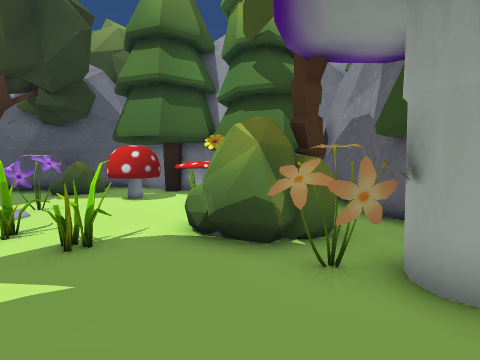
[1] (above)

23 first-person views from a walk through a 3-D level made in the Unity game engine. The camera is 1.5 m above the floor, tilts 4° down and sees 90° across. The floor is counted in squares, 1 m on a side. Each view is taken from the middle of a square. On the plan, view 1 faces up. The plan holds only what a view shows up to about 13 squares ahead; the rest is blank. The place goes on beyond the plan. Some animated figures are not drawn.

[2]
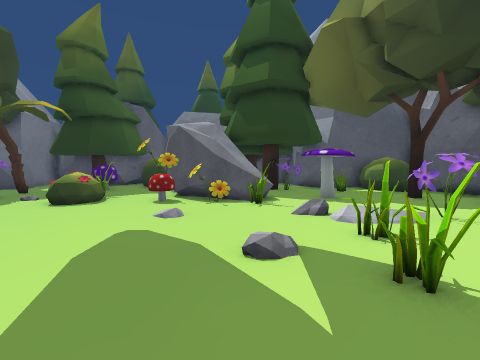

[3]
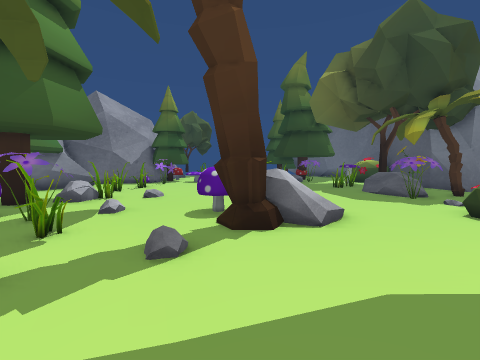

[4]
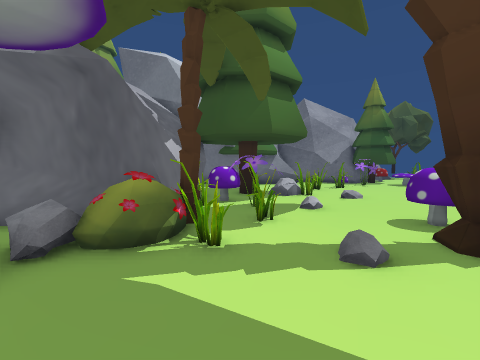

[5]
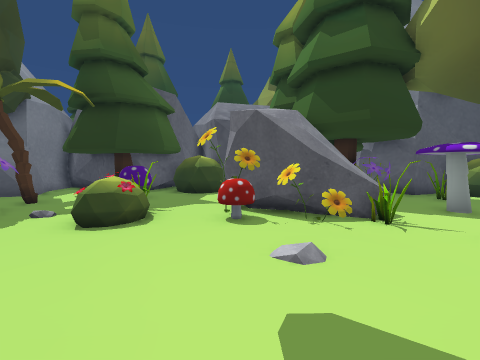

[6]
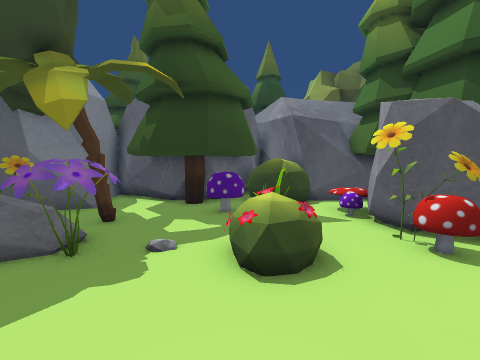

[7]
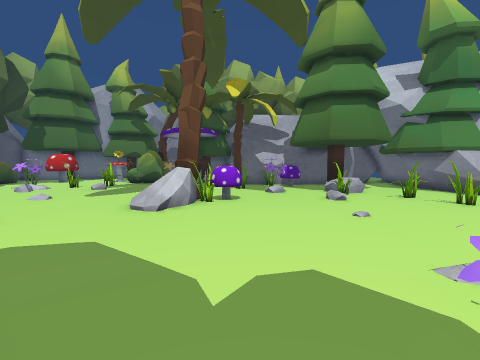

[8]
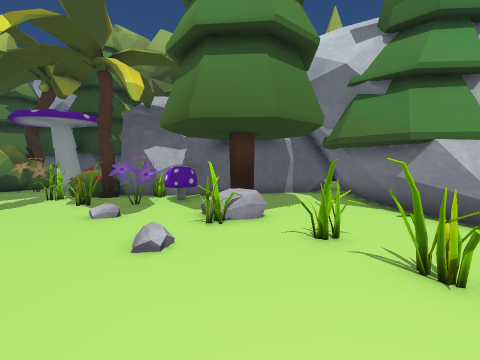

[9]
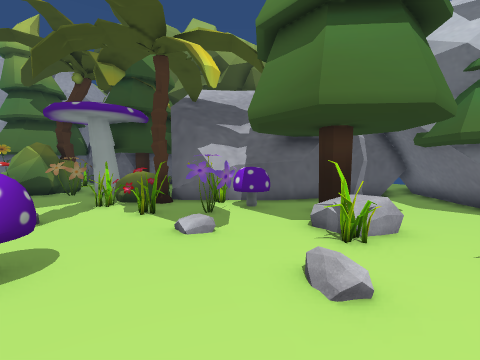

[10]
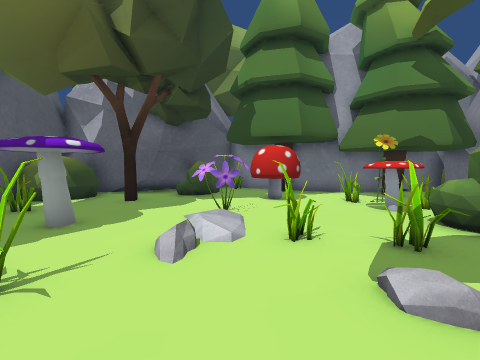

[11]
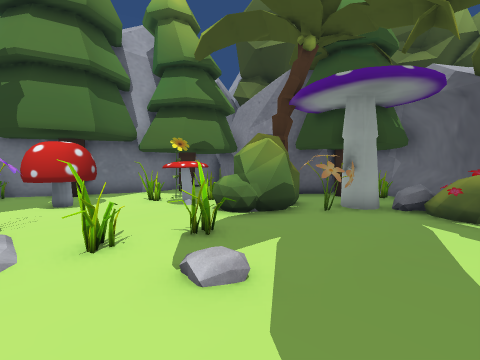

[12]
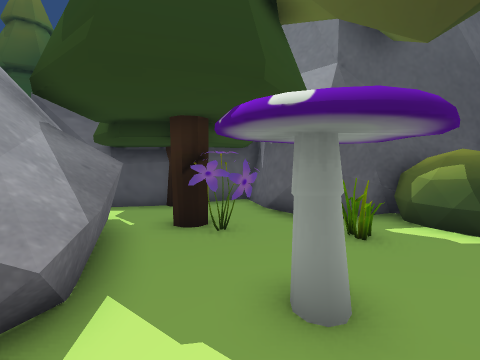

[13]
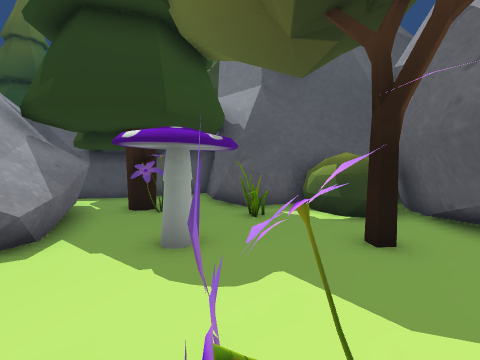

[14]
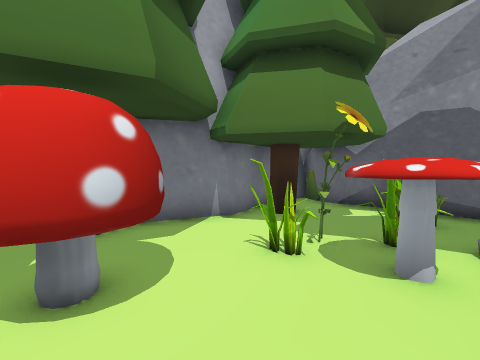

[15]
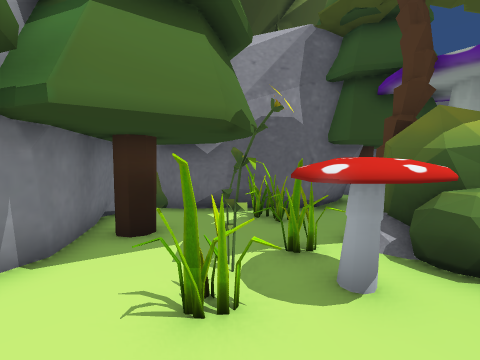

[16]
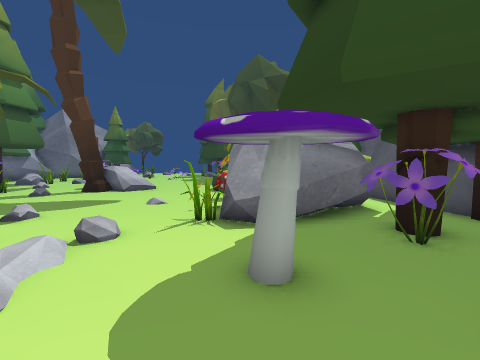

[17]
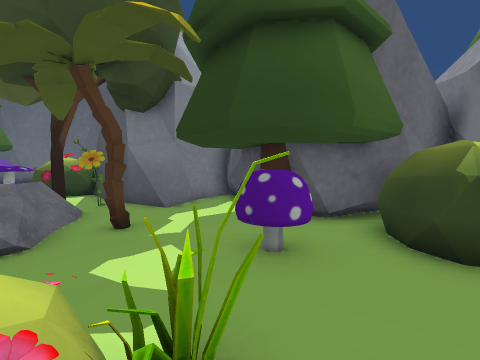

[18]
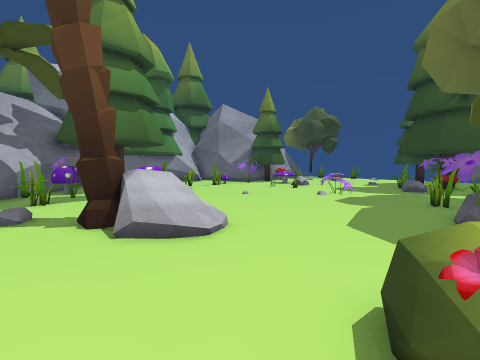

[19]
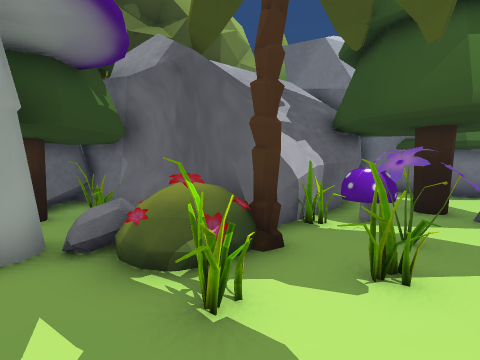

[20]
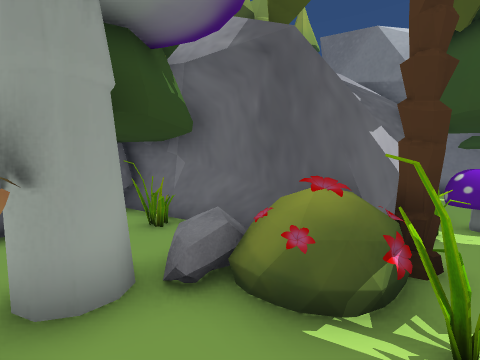

[21]
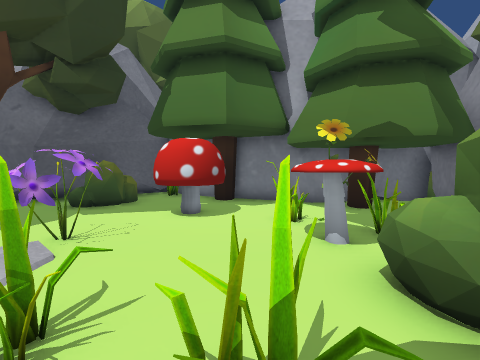

[22]
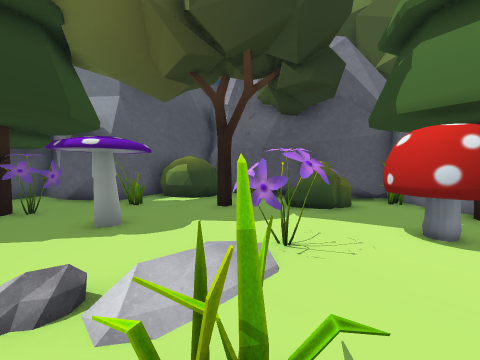

[23]
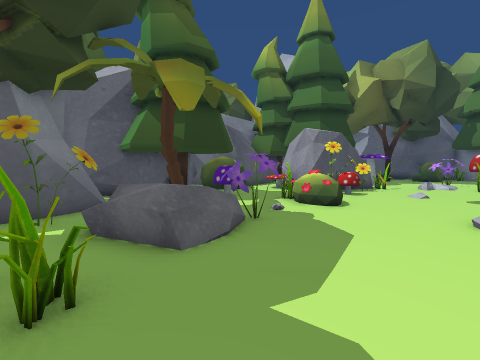

### Floor plan
Key: @ floor where view 1 was taken; # wall or solid block; . main floor; : floor 0.25 m higher than the main floor; + floor 0.5 m higher than the main floor; * floor 1 m higher than the main floor; / step, stairs or slope; = window, fence, low wall or low ledge; ^ raised ledge; T tree; M mushroom; F flower; R rock.
Columns run from 18 left of view 1 to 11 right of it. Each row starts with its distance up from view 1.
 13     #   ###...T###  ####
 12     #######......####.##
 11    ######....MM....T..#
 10    ###=......MM.......#
  9    ##.............F...#
  8    ##......FF...MM....#
  7    ##......F.....M#R..#
  6 ####....M..:.....^##T.##
  5 ##..FF...........####.#####
  4 ##..TF.....:......##...T.##
  3  ##.T.RRR..........F##...#
  2   #.RRRRR............RR.##
  1   #RRRRRF............FR##
  0   #.MMRRF..:......@..  #
 -1   #..MMRMF...........T##
 -2   ##.............:...T.##
 -3   ##....................#
 -4 ####....FF..../R##...FFM##
 -5 ###..M..FF.../ RM......M.###
 -6  ##..M......../............###
 -7   #T....................TT...#
 -8   #...................RR.....#
 -9  ##...T.FF........../..R....##
-10  #......*+.................###
-11 #####.. *R.................##
-12 #####.F//.................##
-13     ##........F..........=^

Positions as (right, up) in squares from view 1, and headings:
1: (0, 0), facing up
2: (0, 2), facing left
3: (-2, 2), facing down
4: (-2, 2), facing down-right
5: (-3, -1), facing left
6: (-5, -5), facing left
7: (-8, -13), facing up-right
8: (0, -13), facing up-right
9: (-1, -10), facing up-right
10: (-6, 0), facing up
11: (-6, 0), facing up-right
12: (-8, 5), facing left
13: (-6, 7), facing left
14: (-5, 7), facing up-right
15: (-4, 9), facing right
16: (-10, 9), facing down
17: (-10, -3), facing down-left
18: (-9, -2), facing down-right
19: (-1, -1), facing right
20: (0, 1), facing right
21: (-3, 3), facing up
22: (-4, 4), facing up-left
23: (-5, -13), facing up-left
